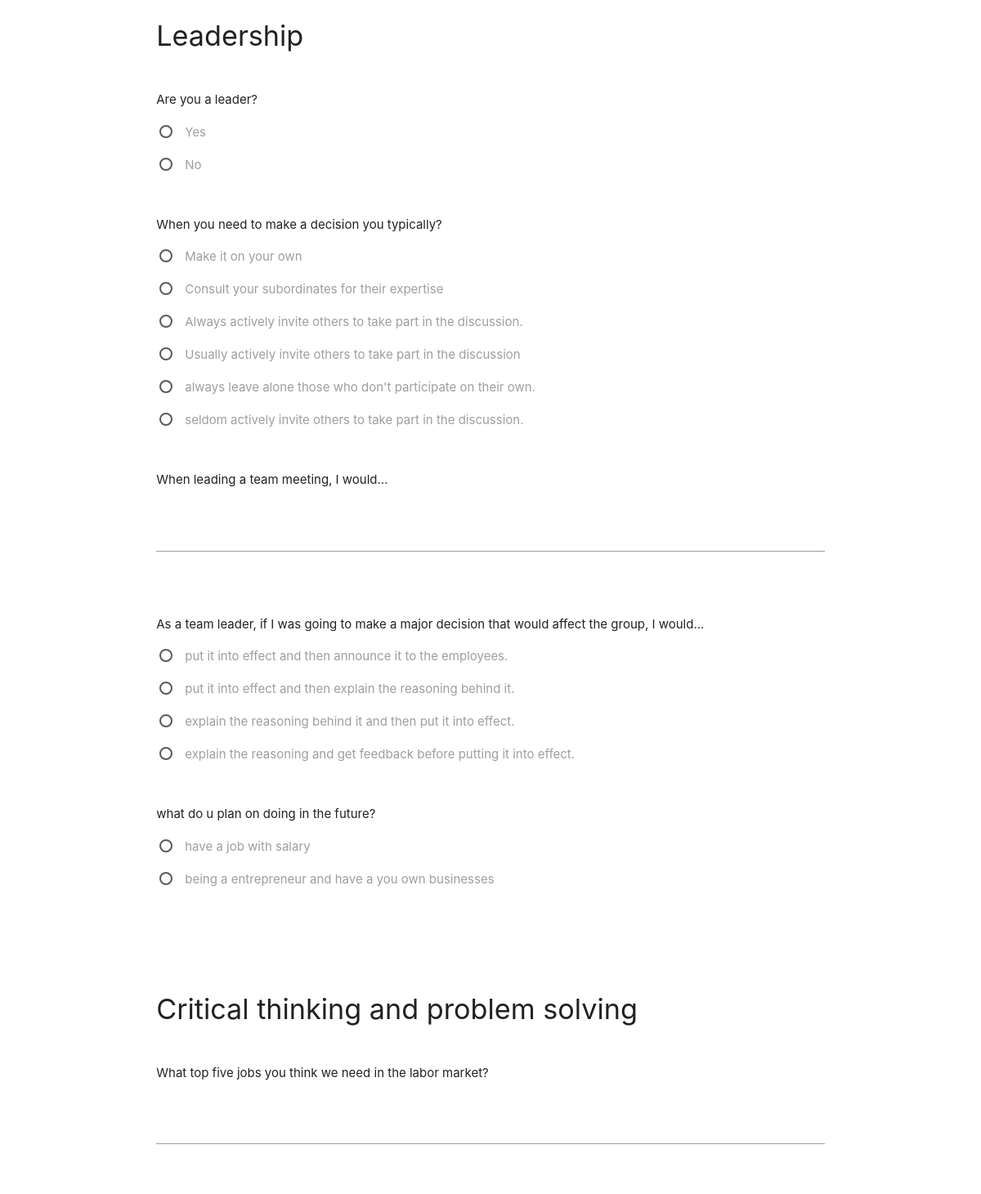
The app's page /survey (signed in, middle part), older data.
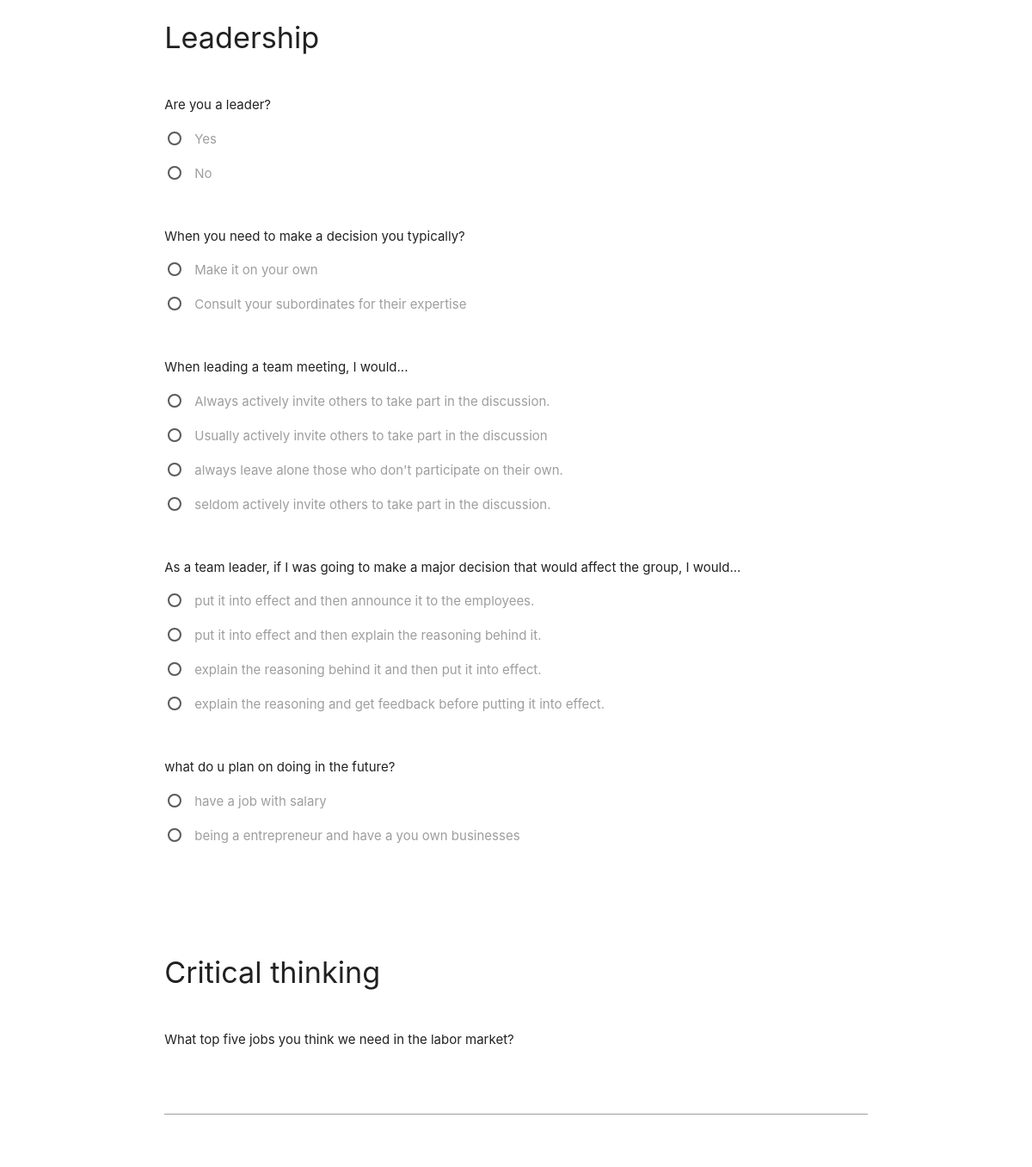
The same page, newer data.
### opinion_aggregator/models/survey.py (models this page shows, shortened)
class SectionModel(models.Model):
    title = models.CharField(
        _('Title of the section: eg personal info'),
        max_length=40,
        blank=False,
        null=False)
    long_description = models.CharField(
        _('Long description of this area'),
        max_length=255,
        blank=True,
        null=True)
    part = models.ForeignKey(
        PartModel, related_name='sections',
        on_delete=models.CASCADE,
        null=False, blank=False)
    class Meta:
        verbose_name_plural = "Sections of the survey"
        unique_together = ('title', 'part')

class QuestionModel(models.Model):
    description = models.CharField(
        _('Description of the question'),
        max_length=400,
        blank=False,
        null=False)
    section = models.ForeignKey(
        SectionModel, related_name='questions',
        on_delete=models.CASCADE,
        null=False, blank=False)
    class Meta:
        verbose_name_plural = "Questions"
        unique_together = ('description', 'section')

class QuestionOptions(models.Model):
    question = models.ForeignKey(
        QuestionModel, related_name='options',
        on_delete=models.CASCADE,
        null=False, blank=False)
    option = models.ForeignKey(
        OptionModel, on_delete=models.CASCADE,
        null=False, blank=False)
    class Meta:
        verbose_name_plural = "Question Options"
    def __str__(self):
        return str(self.option)

class OptionModel(models.Model):
    description = models.CharField(
        _('An answer to a question'),
        max_length=200,
        blank=False,
        null=False)
    class Meta:
        verbose_name_plural = "Options"
    def __str__(self):
        return self.description

### opinion_aggregator/views.py (the view)
# urls.py: path('survey', views.survey, name='survey'),
@login_required(login_url="/login")
def survey(request):
    if request.method == 'POST':
        return save_response(request)
    surveys = get_surveys()
    survey_parts = get_survey_parts()
    page = request.GET.get('page', 1)
    paginator = Paginator(survey_parts, 1)
    try:
        parts = paginator.page(page)
    except PageNotAnInteger:
        parts = paginator.page(1)
    except EmptyPage:
        parts = paginator.page(paginator.num_pages)
    context = {
        'surveys': surveys,
        'parts': parts
    }
    return render(request, 'survey.html', context)

### opinion_aggregator/dao/survey.py (called while the page is built)
def get_surveys():
    return survey_models.SurveyModel.objects.all()

def get_survey_parts():
    pages = survey_models.PartModel.objects.all()
    return pages

### opinion_aggregator/templates/survey.html (shortened to what this page needs)
{% extends "base.html" %}
{% load static %}
{% block styles %}
    {{ block.super }}
    <link rel="stylesheet" type="text/css" href="{% static 'css/survey.css' %}" />
{% load static %}
{% endblock %}
{% block content %}
<div class="content">
    <div class="row">
        <div class="container">
            {% for survey in surveys %}
            {% for part in parts %}
            <div class="row part">
                <form method="POST">
                    {% for section in part.sections.all %}
                    <div class="row sections">
                        <div class="row section">
                            <div class="row">
                                <div class="col s12">
                                    <h4>{{ section.title }}</h4>
                                </div>
                            </div>
                            {% for question in section.questions.all %}
                            <div class="row questions">
                                <div class="question">
                                    <div class="col s12">
                                        <p>{{ question.description }}</p>
                                        {% if  question.options.all %}
                                        {% for option in question.options.all %}
                                        <p>
                                            <label>
                                                <span>{{ option }}</span>
                                            </label>
                                          </p>
                                        {% endfor %}
                                        {% else %}
                                        <div class="row">
                                            <div class="col s12">
                                                <div class="input-field">
                                                    <input type="text" name="{{question.pk}}" id="">
                                                </div>
                                            </div>
                                        </div>
                                        {% endif %}
                                    </div>
                                </div>
                            </div>
                            {% endfor %}
                        </div>
                    </div>
                    {% endfor %}
                </form>
            </div>
            {% endfor %}
            {% endfor %}
        </div>
    </div>
</div>
{% endblock %}

### opinion_aggregator/templates/base.html (shortened to what this page needs)
<!DOCTYPE html>
<html lang="en">
<head>
    {% load static %}
    {% block styles %}
    <link href="{% static 'css/main.css' %}" rel="stylesheet" type="text/css"/>
    <link rel="stylesheet" href="https://cdnjs.cloudflare.com/ajax/libs/materialize/1.0.0/css/materialize.min.css">
    <link rel="stylesheet" href="https://cdnjs.cloudflare.com/ajax/libs/font-awesome/5.11.2/css/all.css">
    {% endblock %}
</head>
<body>
{% block content %}
{% endblock %}
</body>
</html>

### opinion_aggregator/static/css/main.css (style rules this page uses)
body, html { height: 100%; }
body { display: flex; flex-direction: column; }
.content { flex: 1 0 auto; }

Row changes from the older to the newer data that the page shows:
changed QuestionModel "When you need to make a decision you typically?": loses QuestionOptions (option.description "Always actively invite others to take part in the discussion."); loses QuestionOptions (option.description "Usually actively invite others to take part in the discussion"); loses QuestionOptions (option.description "always leave alone those who don't participate on their own."); loses QuestionOptions (option.description "seldom actively invite others to take part in the discussion.")
changed QuestionModel "When leading a team meeting, I would...": gains QuestionOptions (option.description "Always actively invite others to take part in the discussion."); gains QuestionOptions (option.description "Usually actively invite others to take part in the discussion"); gains QuestionOptions (option.description "always leave alone those who don't participate on their own."); gains QuestionOptions (option.description "seldom actively invite others to take part in the discussion.")
changed SectionModel: title "Critical thinking and problem solving" → "Critical thinking"
